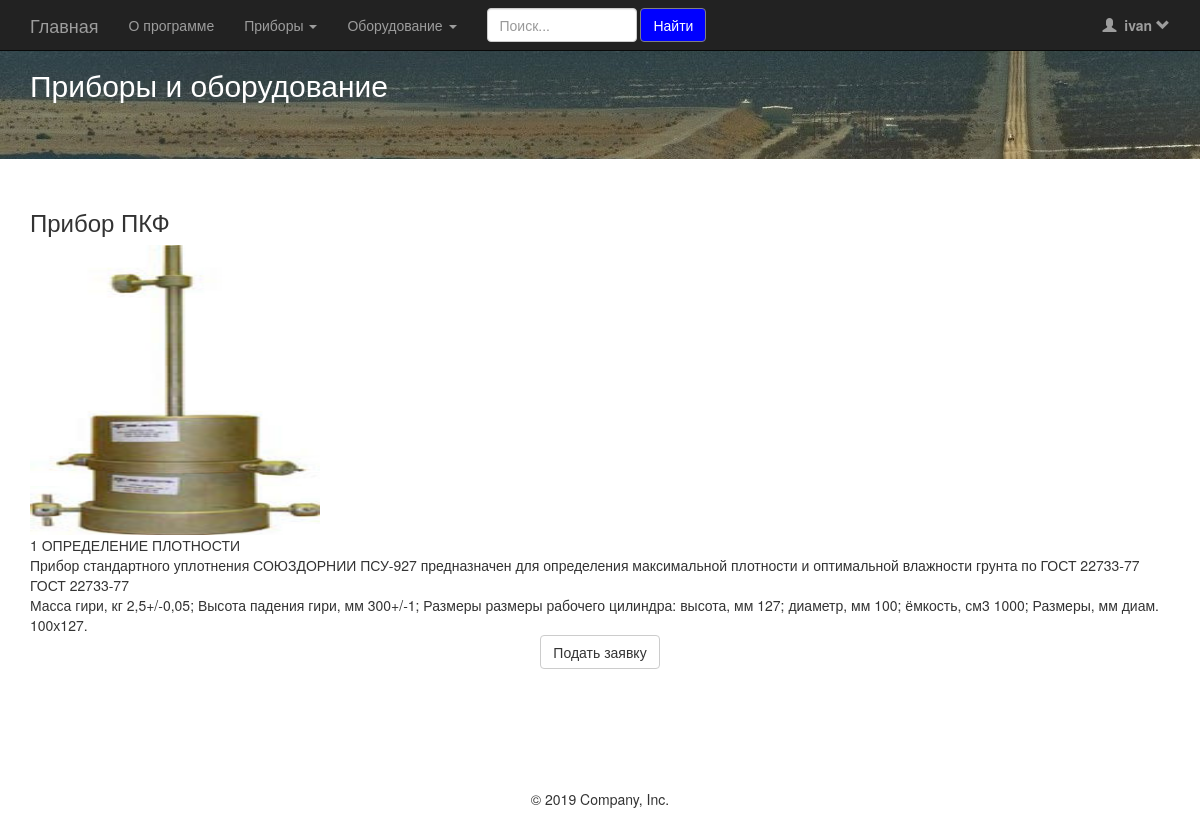
Screenshot of /device.php?pribori&device=1 (signed in) with the database file from the repository.
### tables this page shows
CREATE TABLE `main_menu` (
  `id` int(11) NOT NULL,
  `title` varchar(255) NOT NULL,
  `parent_id` int(11) NOT NULL,
  `sort` int(11) NOT NULL,
  `active` int(11) NOT NULL
);

CREATE TABLE `devices` (
  `id_device` int(11) NOT NULL,
  `name` varchar(255) DEFAULT NULL,
  `purpose` longtext DEFAULT NULL,
  `standard` varchar(255) DEFAULT NULL,
  `characteristic` longtext DEFAULT NULL,
  `id_group` int(11) NOT NULL,
  `id_sub` varchar(255) NOT NULL,
  `modify` varchar(255) DEFAULT NULL,
  `brand` varchar(255) DEFAULT NULL,
  `src_img` varchar(255) DEFAULT NULL
);

### lib/User.php (called while the page is built, shortened)
<?php
class User {
	public function isLoggedin() {
		if(isset($_SESSION['user_session'])) {
			return true;
		}
	}
	public function checkGroupId($groupId) {
		if(isset($_SESSION['user']['group_id'])){
			return ((int) $_SESSION['user']['group_id'] == $groupId) ? true : false;
		} else {
			return false;
		}
	}
	public function getName() {
		if(isset($_SESSION['user_session'])) {
			return $_SESSION['user']['name'];
		}
	}
}
?>

### lib/TreeMenu.php (the view, shortened to what this page needs)
<?php
class TreeMenu {
    private $_db = null;
    public function __construct($db) {
        $this->_db = $db;
        $this->_category_arr = $this->_getCategory();
		$this->_category_tree = $this->buildTree($this->_category_arr);
    }
    private function _getCategory() {
        $query = $this->_db->prepare("SELECT * FROM main_menu WHERE active = 1 ORDER BY sort ASC");
        $query->execute();
        $result = $query->fetchAll(PDO::FETCH_ASSOC);
        return $result;
    }
	public function buildTree(array &$elements, $parentId = 0) {
		$branch = array();
		foreach ($elements as $element) {
			if ($element['parent_id'] == $parentId) {
				$children = $this->buildTree($elements, $element['id']);
				if ($children) {
					$element['children'] = $children;
				}
				$branch[$element['id']] = $element;
			}
		}
		return $branch;
	}
	public function getMenuHtml($items = array()) {
		$items = (!empty($items)) ? $items : $this->_category_tree;
		foreach ($items as $item) {
			if ($item['sort'] >=201 && $item['sort'] <=299) {
				$groupid = '/pribori.php?groupid=' . ($item['sort'] -200);
			} else {
				$groupid = '/oborydovanie.php?groupid=' . ($item['sort'] -300);
			}
			if (empty($item['children'])) {
				echo '<li><a href="'.$groupid.'" ' . $item['attrs'] . '>' . $item['title'] . '</a></li>';
			} else {
				echo '<li class="dropdown">
				<a href="#" class="dropdown-toggle" data-toggle="dropdown" role="button" aria-haspopup="true" aria-expanded="false">' . $item['title'] . ' <span class="caret"></span></a>
				<ul class="dropdown-menu">';
				echo '</ul>';
			}
		}
	}
}

### device.php (shortened to what this page needs)
<?php
	require_once ( $_SERVER['DOCUMENT_ROOT'] . "/lib/database.php");
	require_once ( $_SERVER['DOCUMENT_ROOT'] . "/lib/TreeMenu.php");
	require_once ( $_SERVER['DOCUMENT_ROOT'] . "/lib/User.php");
	$user = new User($dbh);
	$treeMenu = new TreeMenu($dbh);
?>
<!DOCTYPE html>
<html lang="en">
  <head>
    <link href="css/bootstrap.min.css" rel="stylesheet">
    <link href="css/font-awesome.min.css" rel="stylesheet">
    <link href="css/registration.css" rel="stylesheet">
    <link href="css/table.css" rel="stylesheet">
    <link href="css/container.css" rel="stylesheet">
  </head>
<body>
	 <?php include_once(__DIR__ . '/navbar.php');?>
   <div class="jumbotron">
      <div class="container">
        <h2>Приборы и оборудование</h2>
      </div>
    </div>
    <div class="container">
        <?php  if (isset($_GET['pribori'])) {
              $dbh = new PDO('mysql:host=localhost; dbname=movedb', "root","");
                foreach($dbh->query('SELECT * FROM devices WHERE id_device=' . $_GET['device'] ) as $row) {
                  if ($row['name'] == !null) {
                   echo '<div>';
                   echo '<h3>' . $row['name']. '</h3>';
                   echo '<img src="' . $row['src_img'] .'" width="290" height="290"/>';
                   echo '<br>'.$row['id_group'].  " "  .$row['id_sub'];
                   echo '<br>'.$row['purpose'];
                   echo '<br>' .$row['standard'];
                   echo '<br>' .$row['characteristic'];
                   echo '</div>';
                }
              }
          }
      ?>
      <?php if ($user->isLoggedin() and $user->checkGroupId(1)) { ?>
      <center><a class="btn btn-default" href="/izpolzovanie.php?device=<?=$_GET['device']?>">Подать заявку</a></center>
      <?php } ?>
    </div>
    <center>
      <div class="navbar-fixed-bottom row-fluid" style="position: relative;">
          <div class="navbar-inner">
            <div class="container">
              <footer>
                <p>&copy; 2019 Company, Inc.</p>
              </footer>
            </div>
          </div>
        </div>
    </center>
  </body>
</html>

### navbar.php (shortened to what this page needs)
 <nav class="navbar navbar-inverse navbar-fixed-top">
   <div class="container">
     <div class="navbar-header">
       <a class="navbar-brand" href="/index.php">Главная</a>
     </div>
     <div id="navbar" class="navbar-collapse collapse">
<?php if (!$user->isLoggedin()) { ?>
<form class="navbar-form navbar-right" method="POST" action="login.php">
	<div class="form-group">
	  <input type="text" name="email" placeholder="Введите email" class="form-control searchpolocka">
	</div>
	<div class="form-group">
	  <input type="password" name="password" placeholder="Введите пароль" class="form-control searchpolocka">
	</div>
	<button type="submit" class="btn btn-success">Войти</button>
</form>
<ul class="nav navbar-nav">
        		<li><a href="#">О программе</a></li>
</ul>
         <?php } else { ?>
             <ul class="nav navbar-nav">
                 <li><a href="#">О программе</a></li>
                 <li class="dropdown">
                 <?php $treeMenu->getMenuHtml(); ?>
              </ul>
         <form class="navbar-form navbar-left" id="formsearch" method="POST" action="search.php">
             <div class="form-group">
                 <input type="text" name="searchText" placeholder="Поиск..." class="form-control searchpolocka">
             </div>
                 <button type="submit" class="btn btn-success">Найти</button>
         </form>
<ul class="nav navbar-nav navbar-right">
             <li class="dropdown">
                 <a href="#" class="dropdown-toggle" data-toggle="dropdown">
                     <span class="glyphicon glyphicon-user"></span>
                     <strong><?=$user->getName(); ?></strong>
                     <span class="glyphicon glyphicon-chevron-down"></span>
                 </a>
             </li>
         </ul>
<?php } ?>
     </div>
   </div>
 </nav>

### css/table.css (style rules this page uses)
.searchpolocka { width: 150px !important; }

### css/container.css (style rules this page uses)
.btn-success { background-color: blue; border-color: gray; }
div.jumbotron { background: url(/2048x1422_940223_[www.ArtFile.ru].jpg); box-align: center; }
h2,h4 { color:white; }
div.navbar-fixed-bottom.row-fluid { margin-bottom: 10px; margin-top: 120px; background-color: white; }

### rows the page displays
main_menu: title "Приборы"
main_menu: title "Оборудование"
devices: name "Прибор ПКФ", src_img (picture), id_group "1", id_sub "ОПРЕДЕЛЕНИЕ ПЛОТНОСТИ", purpose "Прибор стандартного уплотнения СОЮЗДОРНИИ ПСУ-927 предназначен для определения максимальной плотности и оптимальной влажности грунта по ГОСТ 22733-77", standard "ГОСТ 22733-77", characteristic "Масса гири, кг 2,5+/-0,05; Высота падения гири, мм 300+/-1; Размеры размеры рабочего цилиндра: высота, мм 127; диаметр, мм 100; ёмкость, см3 1000; Размеры, мм диам. 100х127."

### other values shown
$user->getName() "ivan"
